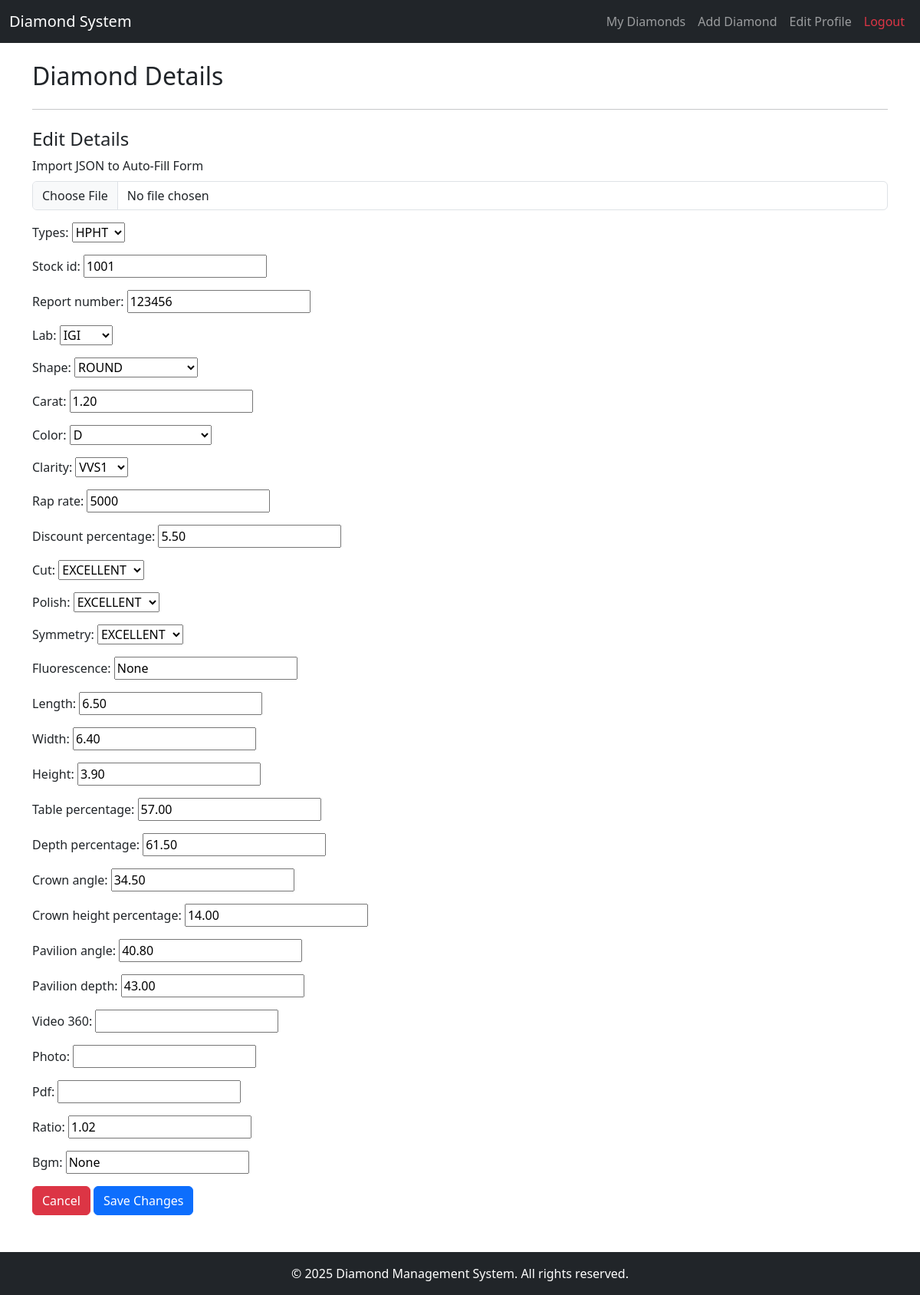
/vendor/edit_diamond/3/ (signed in), run on the app's committed database.
### vendor/models.py (models this page shows, shortened)
class Diamond(models.Model):
    TYPES = [
        ('CVD', 'CVD'),
        ('HPHT', 'HPHT'),
    ]
    LAB = [
        ('IGI', 'IGI'),
        ('GIA', 'GIA'),
    ]
    SHAPE = [
        ('RD', 'ROUND'),
        ('PR', 'PEAR'),
        ('OVL', 'OVAL'),
        ('RDNT', 'RADIANT'),
        ('EM', 'EMERALD'),
        ('SE', 'SQUARE EMERALD'),
        ('MQ', 'MARQUISE'),
        ('HT', 'HEART'),
        ('PRS', 'PRINCESS'),
        ('HM', 'HALF MOON'),
        ('CS', 'CUSHION'),
        ('HX', 'HEXAGON'),
        ('OLD', 'OLD MINER'),
        ('OT', 'OTHER')
    ]
    COLOUR = [
        ('D', 'D'),
        ('E', 'E'),
        ('F', 'F'),
        ('G', 'G'),
        ('H', 'H'),
        ('I', 'I'),
        ('J', 'J'),
        ('FB', 'FANCY BLUE'),
        ('FIB', 'FANCY INTENSE BLUE'),
        ('LB', 'LIGHT BLUE'),
        ('FP', 'FANCY PINK'),
        ('FIP', 'FANCY INTENSE PINK'),
        ('LP', 'LIGHT PINK'),
    ]
    CLARITY = [
        ('FL', 'FL'),
        ('IF', 'IF'),
        ('VVS1', 'VVS1'),
        ('VVS2', 'VVS2'),
        ('VS1', 'VS1'),
        ('VS2', 'VS2'),
        ('SI1', 'SI1'),
        ('SI2', 'SI2'),
        ('SI3', 'SI3'),
        ('I1', 'I1'),
        ('I2', 'I2'),
        ('I3', 'I3'),
    ]
    CUT = [
        ('ID', 'IDEAL'),
        ('EX', 'EXCELLENT'),
        ('VG', 'VERY GOOD'),
        ('GD', 'GOOD'),
        ('FR', 'FAIR'),
    ]
    POLISH = [
        ('ID', 'IDEAL'),
        ('EX', 'EXCELLENT'),
        ('VG', 'VERY GOOD'),
        ('GD', 'GOOD'),
        ('FR', 'FAIR'),
    ]
    SYMMETRY = [
        ('ID', 'IDEAL'),
        ('EX', 'EXCELLENT'),
        ('VG', 'VERY GOOD'),
        ('GD', 'GOOD'),
        ('FR', 'FAIR'),
    ]
    sr_no = models.AutoField(primary_key=True)
    vendor = models.ForeignKey(Vendor, on_delete=models.CASCADE, related_name='diamonds')
    types = models.CharField(max_length=50, blank=False, null=False, choices=TYPES)
    stock_id = models.IntegerField(unique=True, blank=False, null=False)
    report_number = models.IntegerField(unique=True, blank=False, null=False)
    lab = models.CharField(max_length=50, blank=False, null=False, choices=LAB)
    shape = models.CharField(max_length=50, blank=False, null=False, choices=SHAPE)
    carat = models.DecimalField(max_digits=10, decimal_places=2, blank=False, null=False)
    color = models.CharField(max_length=10, blank=False, null=False, choices=COLOUR)
    clarity = models.CharField(max_length=10, blank=False, null=False, choices=CLARITY)
    rap_rate = models.IntegerField(unique=True, blank=False, null=False)
    discount_percentage = models.DecimalField(max_digits=6, decimal_places=2, blank=False, null=False)
    price_per_carat = models.DecimalField(max_digits=12, decimal_places=2, blank=False, null=False)
    total_amount = models.DecimalField(max_digits=15, decimal_places=2, blank=False, null=False)
    cut = models.CharField(max_length=20, blank=False, null=False, choices=CUT)
    polish = models.CharField(max_length=20, blank=False, null=False, choices=POLISH)
    symmetry = models.CharField(max_length=20, blank=False, null=False, choices=SYMMETRY)
    fluorescence = models.CharField(max_length=20, blank=False, null=False)
    length = models.DecimalField(max_digits=6, decimal_places=2, blank=False, null=False)
    width = models.DecimalField(max_digits=6, decimal_places=2, blank=False, null=False)
    height = models.DecimalField(max_digits=6, decimal_places=2, blank=False, null=False)
    measurements = models.CharField(max_length=100, blank=False, null=False)
    table_percentage = models.DecimalField(max_digits=5, decimal_places=2, blank=False, null=False)
    depth_percentage = models.DecimalField(max_digits=5, decimal_places=2, blank=False, null=False)
    crown_angle = models.DecimalField(max_digits=5, decimal_places=2, blank=False, null=False)
    crown_height_percentage = models.DecimalField(max_digits=5, decimal_places=2, blank=False, null=False)
    pavilion_angle = models.DecimalField(max_digits=5, decimal_places=2, blank=False, null=False)
    pavilion_depth = models.DecimalField(max_digits=5, decimal_places=2, blank=False, null=False)
    video_360 = models.URLField(blank=True, null=True)
    photo = models.URLField(blank=True, null=True)
    pdf = models.URLField(blank=True, null=True)
    ratio = models.DecimalField(max_digits=5, decimal_places=2, blank=False, null=False)
    bgm = models.CharField(max_length=50, blank=True, null=True)
    created_at = models.DateTimeField(auto_now_add=True)

### vendor/views.py (the view)
# urls.py: path('edit_diamond/<int:sr_no>/', edit_diamond, name='edit_diamond'),
def edit_diamond(request, sr_no):
    if 'vendor_id' not in request.session:
        return redirect('login')
    diamond = get_object_or_404(Diamond, sr_no=sr_no)
    if request.method == 'POST':
        form = DiamondForm(request.POST, instance=diamond)
        if form.is_valid():
            form.save()
            messages.success(request, "Diamond updated successfully.")
            return redirect('vendor:load_diamonds')
    else:
        form = DiamondForm(instance=diamond)
    return render(request, 'vendor/edit_diamond.html', {'form': form, 'diamond': diamond})

### vendor/forms.py
class DiamondForm(forms.ModelForm):
    class Meta:
        model = Diamond
        exclude = ['sr_no', 'vendor','price_per_carat', 'total_amount', 'measurements', 'created_at']

### vendor/templates/vendor/edit_diamond.html (shortened to what this page needs)
{% extends 'base.html' %}
{% block content %}
<h2 class="mb-4">Diamond Details</h2>
<hr class="my-4">
<h4>Edit Details</h4>
<div class="mb-3">
    <label for="json-upload" class="form-label">Import JSON to Auto-Fill Form</label>
    <input type="file" id="json-upload" class="form-control" accept=".json">
</div>
<form method="post" id="edit-diamond-form">
    {{ form.as_p }}
    <button type="button" class="btn btn-danger" onclick="window.location.href='{% url 'vendor:load_diamonds' %}'">Cancel</button>
    <button type="submit" class="btn btn-primary">Save Changes</button>
</form>
{% endblock %}

### diamond_management/templates/base.html (shortened to what this page needs)
<!DOCTYPE html>
<html lang="en">
<head>
    <link href="https://cdn.jsdelivr.net/npm/bootstrap@5.3.3/dist/css/bootstrap.min.css" rel="stylesheet">
</head>
<body class="d-flex flex-column min-vh-100">
    <nav class="navbar navbar-expand-lg navbar-dark bg-dark">
    <div class="container-fluid">
        <a class="navbar-brand" href="/">Diamond System</a>
        <div class="collapse navbar-collapse justify-content-end" id="navbarNav">
        <ul class="navbar-nav">
            {% if request.session.vendor_id %}
             <li class="nav-item">
                <a class="nav-link" href="{% url 'vendor:load_diamonds' %}">My Diamonds</a>
            </li>
            <li class="nav-item">
            <a class="nav-link" href="{% url 'vendor:add_diamond' %}">Add Diamond</a>
            </li>
            <li class="nav-item">
            <a class="nav-link" href="{% url 'vendor:edit_profile' %}">Edit Profile</a>
            </li>
            <li class="nav-item">
            <a class="nav-link text-danger" href="{% url 'vendor:logout' %}">Logout</a>
            </li>
            {% endif %}
        </ul>
        </div>
    </div>
    </nav>
    <main class="container mt-4 flex-grow-1">
        {% block content %}
        {% endblock %}
    </main>
    <footer class="bg-dark text-white text-center p-3 mt-5">
        &copy; 2025 Diamond Management System. All rights reserved.
    </footer>
</body>
</html>

### data on the page
Diamond: types "HPHT", stock_id "1001", report_number "123456", lab "IGI", shape "ROUND", carat "1.20", color "D", clarity "VVS1", rap_rate "5000", discount_percentage "5.50", cut "EXCELLENT", polish "EXCELLENT", symmetry "EXCELLENT", fluorescence "None", length "6.50", width "6.40", height "3.90", table_percentage "57.00", depth_percentage "61.50", crown_angle "34.50", crown_height_percentage "14.00", pavilion_angle "40.80", pavilion_depth "43.00", ratio "1.02", bgm "None"
